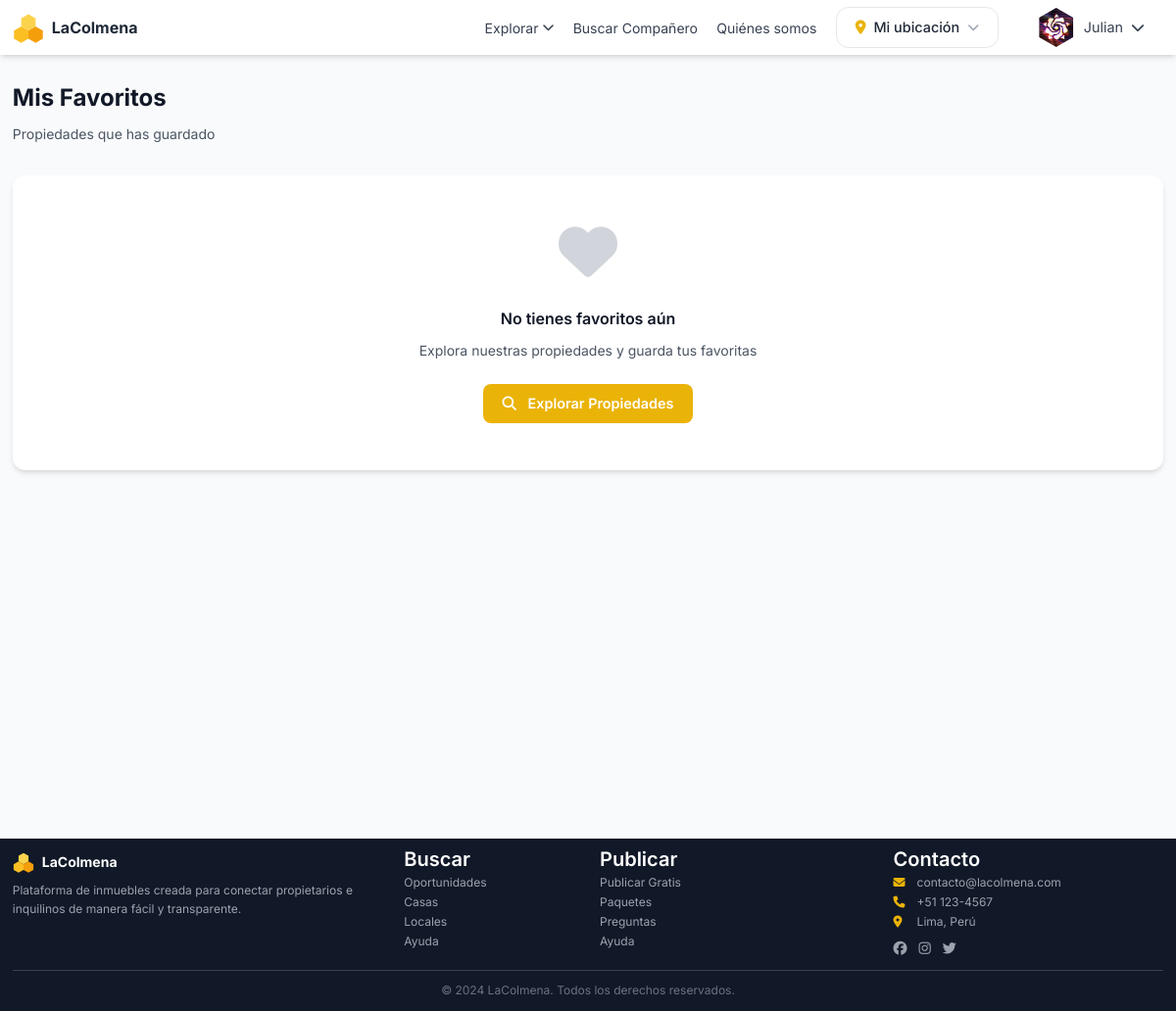
The page /mis-favoritos/ (signed in) on the database as committed earlier.
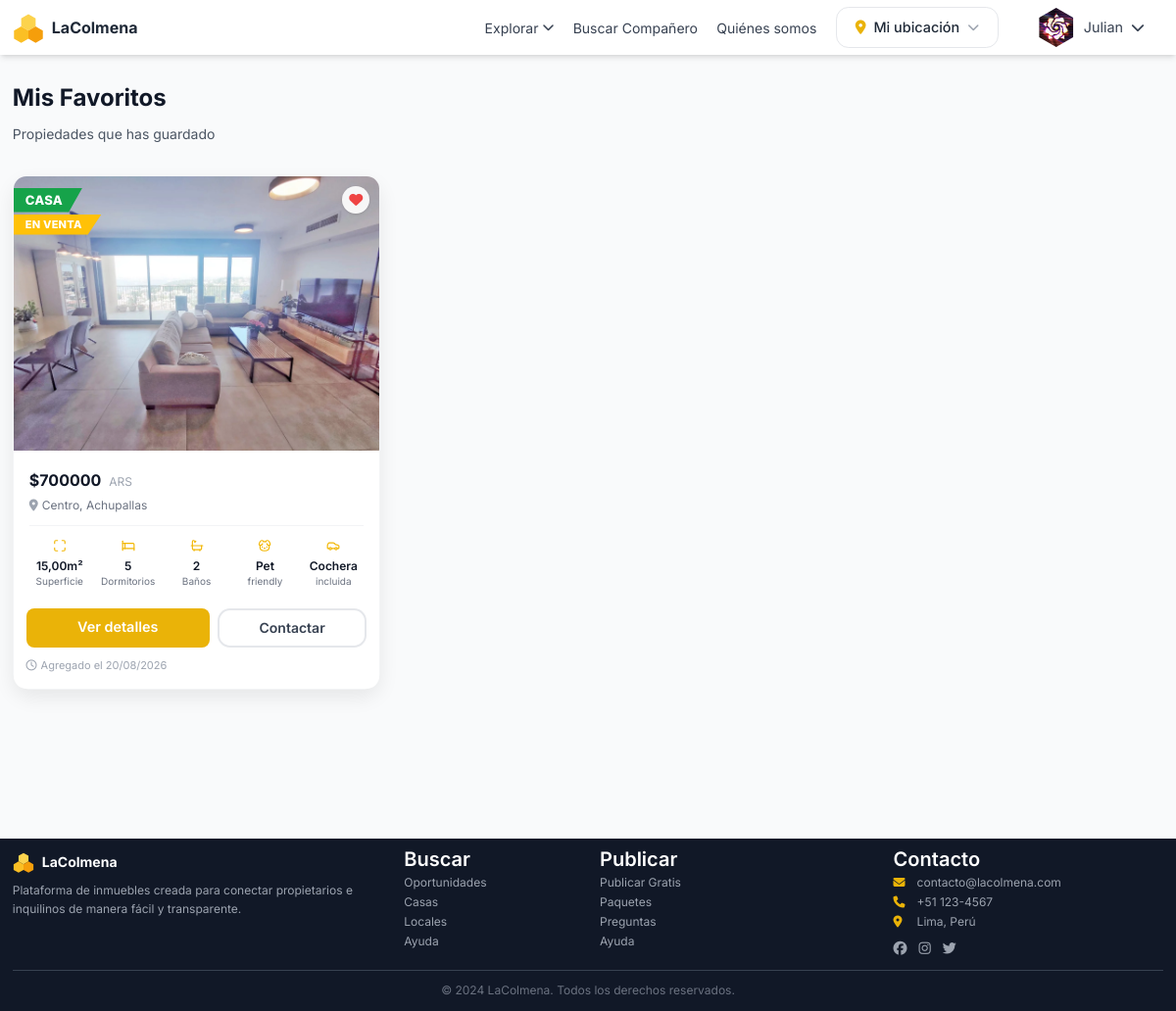
The same page on the database as committed later.
### propiedades/models.py (models this page shows, shortened)
class Favorito(models.Model):
    usuario = models.ForeignKey(settings.AUTH_USER_MODEL, on_delete=models.CASCADE, related_name='favoritos')
    propiedad = models.ForeignKey(Propiedad, on_delete=models.CASCADE, related_name='favoritos')
    fecha_agregado = models.DateTimeField(auto_now_add=True)
    class Meta:
        verbose_name = 'Favorito'
        verbose_name_plural = 'Favoritos'
        unique_together = ['usuario', 'propiedad']
        ordering = ['-fecha_agregado']

class Propiedad(models.Model):
    TIPO_CHOICES = [
        ('departamento', 'Departamento'),
        ('casa', 'Casa'),
        ('cuarto', 'Cuarto'),
        ('local', 'Local Comercial'),
        ('terreno', 'Terreno'),
        ('oficina', 'Oficina'),
        ('galpon', 'Galpón'),
    ]
    OPERACION_CHOICES = [
        ('alquiler', 'Alquiler'),
        ('venta', 'Venta'),
    ]
    MONEDA_CHOICES = [
        ('ARS', '$ ARS'),
        ('USD', 'US$ USD'),
    ]
    TIPO_CONTACTO_CHOICES = [
        ('dueno', 'Dueño Directo'),
        ('inmobiliaria', 'Inmobiliaria'),
    ]
    ESTADO_CHOICES = [
        ('activa', 'Activa'),
        ('suspendida', 'Suspendida'),
        ('alquilada', 'Alquilada'),
        ('inactiva', 'Inactiva'),
    ]
    propietario = models.ForeignKey(settings.AUTH_USER_MODEL, on_delete=models.CASCADE, related_name='publicaciones')
    categoria = models.ForeignKey(Categoria, on_delete=models.SET_NULL, null=True, blank=True, related_name='propiedades')
    titulo = models.CharField(max_length=200)
    descripcion = models.TextField()
    tipo = models.CharField(max_length=20, choices=TIPO_CHOICES)
    operacion = models.CharField(max_length=20, choices=OPERACION_CHOICES, default='alquiler')
    precio = models.DecimalField(max_digits=10, decimal_places=2, validators=[MinValueValidator(0)])
    moneda = models.CharField(max_length=3, choices=MONEDA_CHOICES, default='ARS')
    incluye_expensas = models.BooleanField(default=False, help_text='¿El precio incluye gastos de expensas?')
    tipo_contacto = models.CharField(max_length=20, choices=TIPO_CONTACTO_CHOICES, default='dueno')
    provincia = models.ForeignKey('ubicaciones.Provincia', on_delete=models.PROTECT, related_name='propiedades')
    ciudad = models.CharField(max_length=100)
    distrito = models.CharField(max_length=100)
    direccion = models.CharField(max_length=255)
    latitud = models.DecimalField(max_digits=10, decimal_places=8, null=True, blank=True)
    longitud = models.DecimalField(max_digits=11, decimal_places=8, null=True, blank=True)
    area = models.DecimalField(max_digits=10, decimal_places=2, help_text='Área en m²')
    habitaciones = models.IntegerField(default=1, validators=[MinValueValidator(0)])
    banos = models.IntegerField(default=1, validators=[MinValueValidator(0)])
    estacionamiento = models.BooleanField(default=False)
    amoblado = models.BooleanField(default=False)
    mascotas = models.BooleanField(default=False)
    piso = models.IntegerField(null=True, blank=True, help_text='Número de piso', validators=[MinValueValidator(-5)])
    balcon = models.BooleanField(default=False, help_text='Tiene balcón o terraza')
    patio = models.BooleanField(default=False, help_text='Tiene patio o jardín')
    parrilla = models.BooleanField(default=False, help_text='Tiene parrilla')
    aire_acondicionado = models.BooleanField(default=False)
    calefaccion = models.BooleanField(default=False)
    ascensor = models.BooleanField(default=False)
    terraza = models.BooleanField(default=False)
    wifi = models.BooleanField(default=False)
    lavanderia = models.BooleanField(default=False, help_text='Tiene lavadero o lavandería')
    seguridad = models.BooleanField(default=False, help_text='Tiene seguridad o portero')
    amenities = models.BooleanField(default=False, help_text='Tiene amenities (pileta, gym, SUM)')
    accesibilidad = models.BooleanField(default=False, help_text='Apto para movilidad reducida')
    piscina = models.BooleanField(default=False)
    gimnasio = models.BooleanField(default=False)
    sauna = models.BooleanField(default=False)
    jacuzzi = models.BooleanField(default=False)
    quincho = models.BooleanField(default=False)
    solarium = models.BooleanField(default=False)
    area_deportiva = models.BooleanField(default=False, help_text='Cuenta con área o cancha deportiva')
    estado = models.CharField(max_length=20, choices=ESTADO_CHOICES, default='activa')
    motivo_suspension = models.CharField(max_length=255, blank=True, help_text='Motivo por el cual la propiedad fue suspendida')
    vistas = models.IntegerField(default=0)
    destacada = models.BooleanField(default=False)
    especial_estudiantes = models.BooleanField(default=False, help_text='Propiedad especial para estudiantes')
    fecha_publicacion = models.DateTimeField(auto_now_add=True)
    fecha_actualizacion = models.DateTimeField(auto_now=True)
    fecha_expiracion = models.DateTimeField(null=True, blank=True)
    class Meta:
        verbose_name = 'Propiedad'
        verbose_name_plural = 'Propiedades'
        ordering = ['-fecha_publicacion']
    def get_moneda_simbolo(self):
        return 'US$' if self.moneda == 'USD' else '$'
    @property
    def imagen_principal(self):
        return self.imagenes.first()

class ImagenPropiedad(models.Model):
    propiedad = models.ForeignKey(Propiedad, on_delete=models.CASCADE, related_name='imagenes')
    imagen = models.ImageField(upload_to='propiedades/', validators=[validar_imagen_propiedad])
    orden = models.IntegerField(default=0)
    es_principal = models.BooleanField(default=False)
    fecha_subida = models.DateTimeField(auto_now_add=True)
    class Meta:
        verbose_name = 'Imagen de propiedad'
        verbose_name_plural = 'Imágenes de propiedades'
        ordering = ['orden', '-es_principal']

### propiedades/views.py (the view)
# urls.py: path('mis-favoritos/', views.mis_favoritos, name='favoritos'),
@login_required
def mis_favoritos(request):
    favoritos = Favorito.objects.filter(
        usuario=request.user
    ).select_related('propiedad__propietario', 'propiedad__categoria').prefetch_related('propiedad__imagenes')
    return render(request, 'propiedades/favoritos.html', {'favoritos': favoritos})

### propiedades/categorias.py (called while the page is built)
def info_categoria(tipo):
    return CATEGORIAS.get(tipo, CATEGORIA_DEFAULT)

### propiedades/context_processors.py (called while the page is built, shortened)
def obtener_ubicacion_cookie(request):
    crudo = request.COOKIES.get(COOKIE_UBICACION)
    if not crudo:
        return None

def ubicacion(request):
    return {'ubicacion_actual': obtener_ubicacion_cookie(request)}

### propiedades/templatetags/iconos.py (called while the page is built)
@register.simple_tag
def icono(nombre, clase='', color='#F2B705'):
    contenido = ICONOS.get(nombre)
    if contenido is None:
        return ''
    svg = (
        '<svg xmlns="http://www.w3.org/2000/svg" viewBox="0 0 24 24" '
        'fill="none" stroke="{color}" stroke-width="2" stroke-linecap="round" '
        'stroke-linejoin="round" class="icono-lacolmena {clase}" '
        'style="width:1em;height:1em;display:inline-block;vertical-align:-0.125em;flex-shrink:0;">'
        '{contenido}'
        '</svg>'
    ).format(color=color, clase=clase, contenido=contenido)
    return mark_safe(svg)

### usuarios/models.py (called while the page is built)
    def es_propietario(self):
        return self.tipo == 'propietario'

    def notificaciones_no_leidas(self):
        return self.notificaciones.filter(leida=False).count()

    def tiene_validaciones_completas(self):
        return self.telefono_validado and self.email_validado

### propiedades/templates/propiedades/favoritos.html (shortened to what this page needs)
{% extends 'base.html' %}
{% block content %}
<div class="bg-gray-50 min-h-screen py-8">
    <div class="max-w-7xl mx-auto px-4 sm:px-6 lg:px-8">
        <div class="mb-8">
            <h1 class="text-3xl font-bold text-gray-900">Mis Favoritos</h1>
            <p class="text-gray-600 mt-2">Propiedades que has guardado</p>
        </div>
        {% if favoritos %}
        <div class="grid grid-cols-1 md:grid-cols-2 lg:grid-cols-3 gap-6">
            {% for favorito in favoritos %}
            {% include 'propiedades/_tarjeta_propiedad.html' with propiedad=favorito.propiedad favorito=favorito %}
            {% endfor %}
        </div>
        {% else %}
        <div class="bg-white rounded-xl shadow-md p-12 text-center">
            <div class="mb-6">
                <i class="fas fa-heart text-gray-300 text-6xl"></i>
            </div>
            <h3 class="text-xl font-semibold text-gray-900 mb-2">No tienes favoritos aún</h3>
            <p class="text-gray-600 mb-6">Explora nuestras propiedades y guarda tus favoritas</p>
            <a href="{% url 'propiedades:listado' %}"
               class="inline-block bg-yellow-500 hover:bg-yellow-600 text-white font-semibold py-3 px-6 rounded-lg transition">
                <i class="fas fa-search mr-2"></i> Explorar Propiedades
            </a>
        </div>
        {% endif %}
    </div>
</div>
{% endblock %}

### propiedades/templates/propiedades/_tarjeta_propiedad.html (shortened to what the changed rows need)
<div class="h-full flex flex-col rounded-2xl shadow-lg border border-gray-100 hover:shadow-xl transition">
<div class="flex-1 flex flex-col bg-white rounded-2xl overflow-hidden">
    <a href="{% url 'propiedades:detalle' propiedad.pk %}" class="flex flex-col flex-1">
    <div class="relative shrink-0">
        {% if propiedad.imagen_principal %}
        <img src="{{ propiedad.imagen_principal.imagen.url }}"
             alt="{{ propiedad.titulo }}"
             class="w-full aspect-[4/3] object-cover">
        {% else %}
        <div class="w-full aspect-[4/3] bg-gray-100 flex items-center justify-center">
            <i class="fas fa-home text-gray-300 text-4xl"></i>
        </div>
        {% endif %}
        {% if badge_texto %}
        <span class="absolute top-2.5 left-2.5 inline-flex items-center gap-1.5 bg-yellow-50 text-yellow-700 border border-yellow-200 text-[11px] font-bold px-2.5 py-1 rounded-full shadow uppercase tracking-wide">
            {% icono "ideal_estudiantes" clase="text-xs" %} {{ badge_texto }}
        </span>
        {% else %}
        {% badge_propiedad propiedad %}
        {% endif %}
        {% if user.is_authenticated %}
        <a href="{% url 'propiedades:toggle_favorito' propiedad.pk %}"
           class="absolute top-2.5 right-2.5 bg-white/90 hover:bg-white w-7 h-7 rounded-full flex items-center justify-center shadow transition text-sm {% if favorito %}text-red-500{% else %}text-gray-700 hover:text-red-500{% endif %}">
            <i class="fas fa-heart"></i>
        </a>
        {% endif %}
    </div>
    <div class="p-4 flex flex-col flex-1">
        <div class="flex items-baseline gap-2 mb-1">
            <span class="text-xl font-bold text-gray-900">{{ propiedad.get_moneda_simbolo }}{{ propiedad.precio|floatformat:0 }}</span>
            <span class="text-xs text-gray-400">{{ propiedad.moneda }}{% if propiedad.operacion == 'alquiler' %} / mes{% endif %}</span>
        </div>
        <p class="text-gray-500 text-xs flex items-center mb-3 min-w-0">
            <i class="fas fa-map-marker-alt mr-1 text-gray-400 flex-shrink-0"></i>
            <span class="truncate">{{ propiedad.distrito }}, {{ propiedad.ciudad }}</span>
        </p>
        <div class="mt-auto flex flex-wrap gap-2 pt-3 border-t border-gray-100">
            <div class="flex-1 min-w-[56px] text-center">
                {% icono "superficie" clase="text-sm mb-0.5" %}
                <p class="font-semibold text-gray-900 text-xs">{{ propiedad.area }}m²</p>
                <p class="text-[10px] text-gray-500">Superficie</p>
            </div>
            <div class="flex-1 min-w-[56px] text-center">
                {% icono "dormitorios" clase="text-sm mb-0.5" %}
                <p class="font-semibold text-gray-900 text-xs">{{ propiedad.habitaciones }}</p>
                <p class="text-[10px] text-gray-500">Dormitorios</p>
            </div>
            <div class="flex-1 min-w-[56px] text-center">
                {% icono "banos" clase="text-sm mb-0.5" %}
                <p class="font-semibold text-gray-900 text-xs">{{ propiedad.banos }}</p>
                <p class="text-[10px] text-gray-500">Baños</p>
            </div>
            <div class="flex-1 min-w-[56px] text-center {% if not propiedad.mascotas %}invisible{% endif %}">
                {% icono "mascotas" clase="text-sm mb-0.5" %}
                <p class="font-semibold text-gray-900 text-xs">Pet</p>
                <p class="text-[10px] text-gray-500">friendly</p>
            </div>
            <div class="flex-1 min-w-[56px] text-center {% if not propiedad.estacionamiento %}invisible{% endif %}">
                {% icono "estacionamiento" clase="text-sm mb-0.5" %}
                <p class="font-semibold text-gray-900 text-xs">Cochera</p>
                <p class="text-[10px] text-gray-500">incluida</p>
            </div>
        </div>
    </div>
    </a>
    {% if favorito %}
    <div class="px-4 pb-4">
        <div class="flex gap-2 pt-1">
            <a href="{% url 'propiedades:detalle' propiedad.pk %}"
               class="flex-1 bg-yellow-500 hover:bg-yellow-600 text-white text-center font-semibold text-sm py-2 rounded-xl transition">
                Ver detalles
            </a>
            <a href="{% url 'contactos:solicitar' propiedad.pk %}"
               class="flex-1 border-2 border-gray-200 text-gray-700 hover:border-yellow-400 hover:text-yellow-600 text-center font-semibold text-sm py-2 rounded-xl transition">
                Contactar
            </a>
        </div>
        <p class="text-gray-400 text-[11px] mt-2.5">
            <i class="far fa-clock mr-1"></i>Agregado el {{ favorito.fecha_agregado|date:"d/m/Y" }}
        </p>
    </div>
    {% endif %}
</div>
</div>

Rows that differ between the two databases and show on the page:
added Favorito: imagen_principal.imagen (picture), fecha_agregado "20/08/2026"
now on this page (row edited): Propiedad: tipo+operacion "CASA EN VENTA", get_moneda_simbolo "$", precio "700000", moneda "ARS", distrito "Centro", ciudad "Achupallas", area "15,00", habitaciones "5", banos "2"
Other text that changed with them:
text no longer shown: "No tienes favoritos aún Explora nuestras propiedades y guarda tus favoritas Explorar Propiedades"
